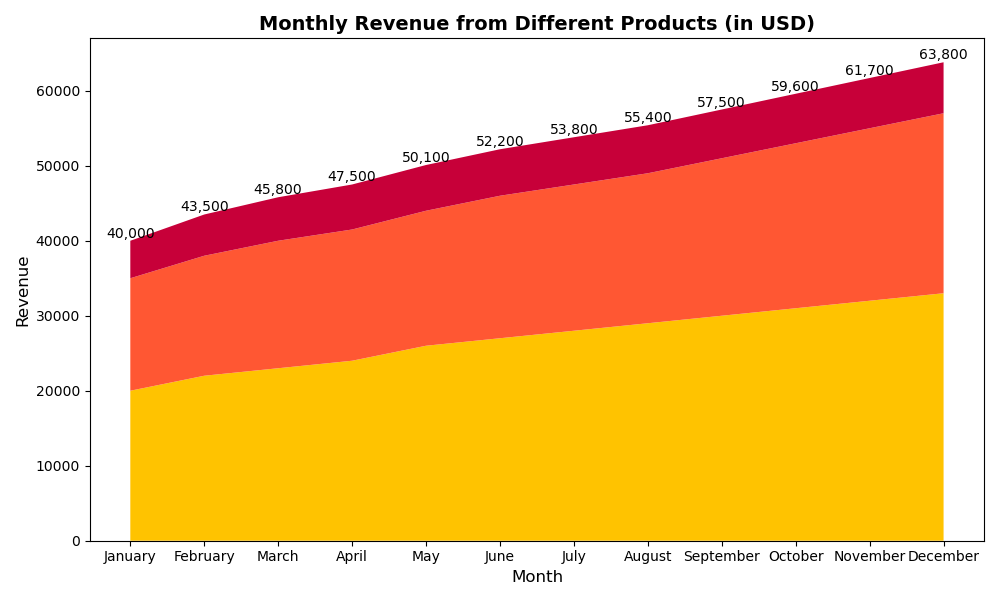

Generate this figure with Python:

import matplotlib.pyplot as plt
import pandas as pd

# Data for the stacked area chart
months = ['January', 'February', 'March', 'April', 'May', 'June', 
          'July', 'August', 'September', 'October', 'November', 'December']
product_a = [20000, 22000, 23000, 24000, 26000, 27000, 28000, 29000, 30000, 31000, 32000, 33000]
product_b = [15000, 16000, 17000, 17500, 18000, 19000, 19500, 20000, 21000, 22000, 23000, 24000]
product_c = [5000, 5500, 5800, 6000, 6100, 6200, 6300, 6400, 6500, 6600, 6700, 6800]

# Create the stacked area chart
fig, ax = plt.subplots(figsize=(10, 6)) # Modify figure size
ax.stackplot(months, product_a, product_b, product_c, colors=['#FFC300', '#FF5733', '#C70039'])

# Customize the chart with a title and labels
ax.set_title('Monthly Revenue from Different Products (in USD)', fontsize=14, fontweight='bold')
ax.set_xlabel('Month', fontsize=12)
ax.set_ylabel('Revenue', fontsize=12)

# Assign annotation/text label on the chart.
for i in range(len(months)):
    ax.text(i, product_a[i] + product_b[i] + product_c[i], f"{product_a[i] + product_b[i] + product_c[i]:,}", ha='center', va='bottom')

# Show the figure
plt.tight_layout()
plt.show()
